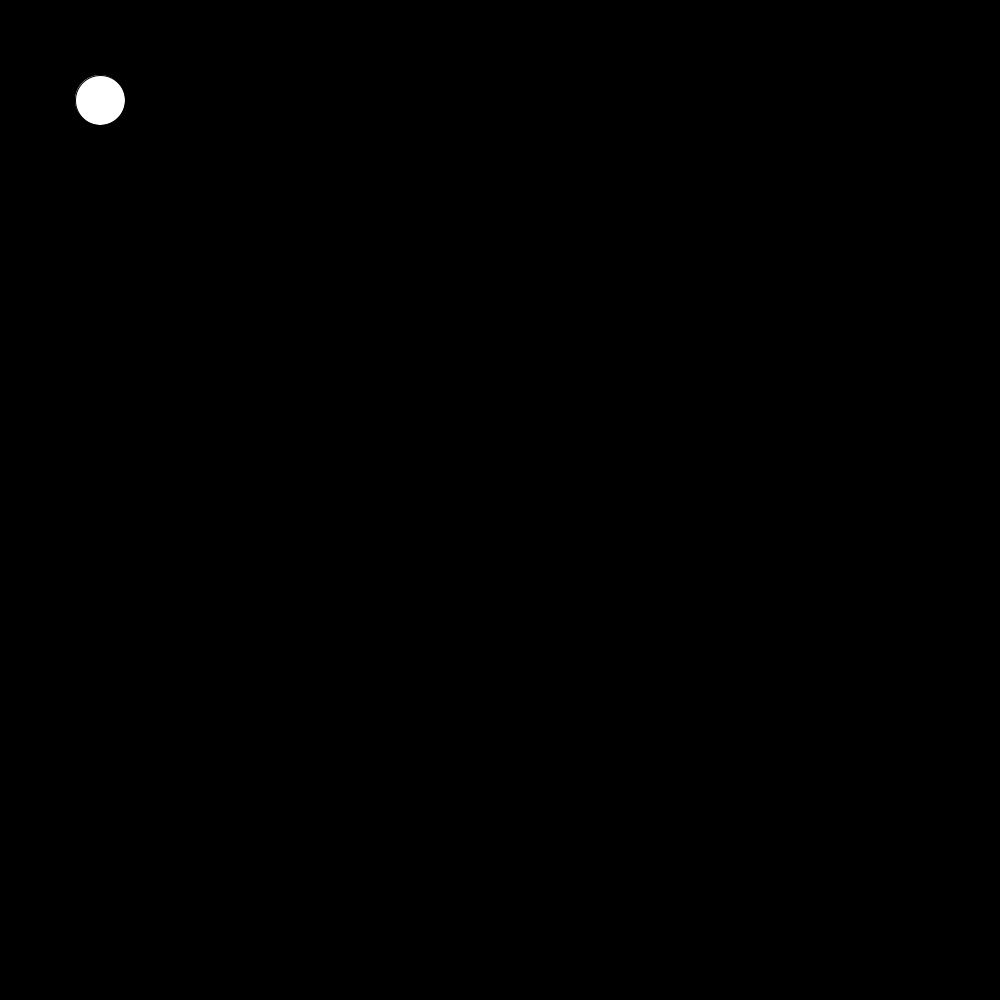
Frame 1 (no input)
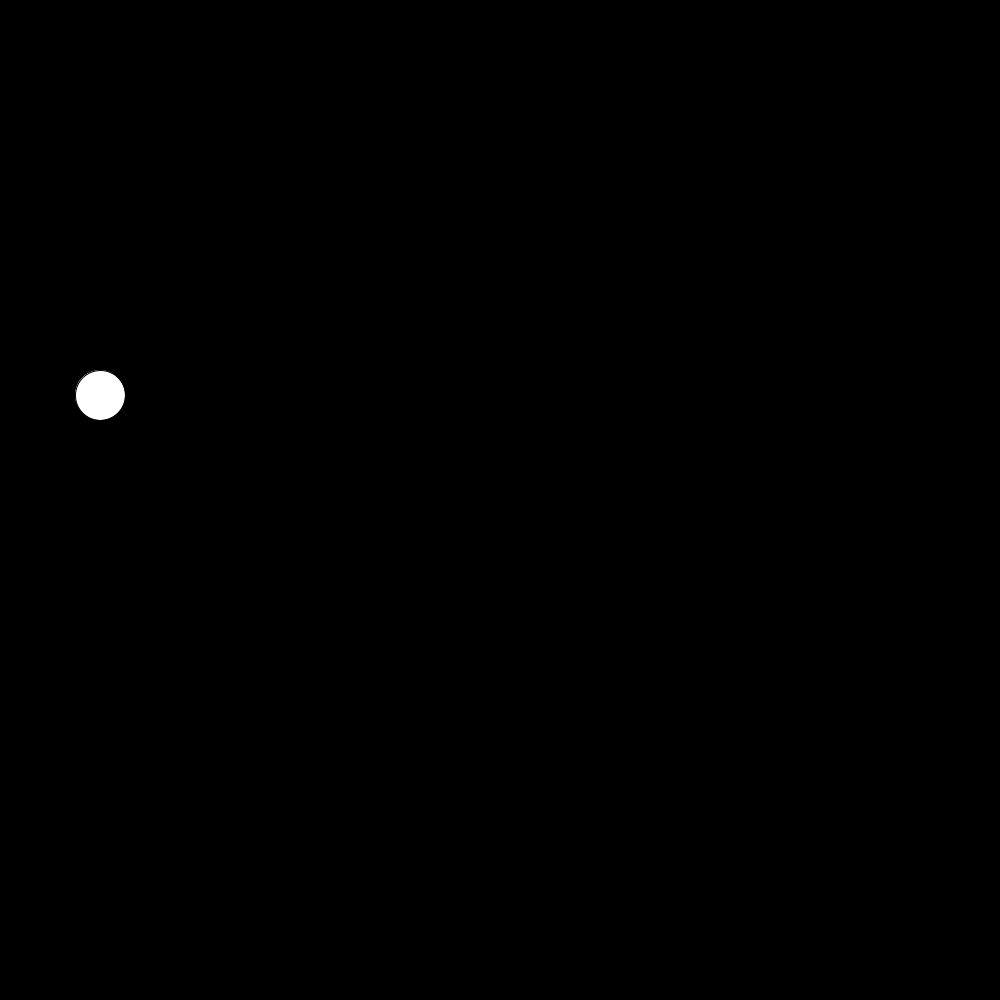
Frame 60 (the mouse pressed at the canvas centre just before this capture)
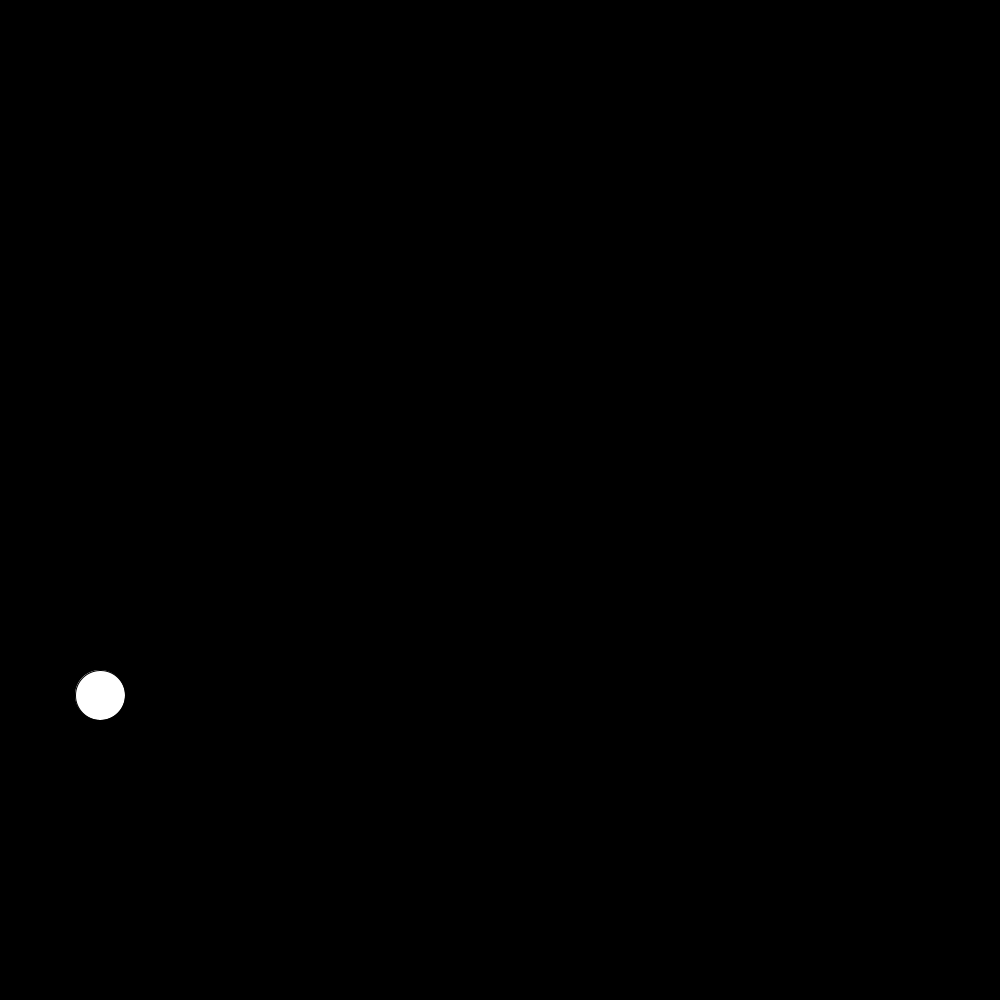
Frame 120 (the mouse held since frame 60 and released just before this capture)

The Processing sketch that drew these frames (run headless with seeded random() and noise(); from frame 60 on, the mouse is pressed at the canvas centre):

// Processing sketch: Movement
// ── Movement.pde
MyCircle myCircle = new MyCircle(100,100,50);

void setup()
{
   size(1000,1000);  
}

void draw()
{
   background(0);
   myCircle.draw();
}

// ── MyCircle.pde
class MyCircle
{
    // attributes
   private int xLocation;
   private int yLocation;
   private int diameter;
   private int yDirection = 5; // this variable is determines which way to move the ball (up or down)
   
   // constructor
   public MyCircle(int xLocation, int yLocation, int diameter)
   {
     this.xLocation = xLocation; // assign the local variable xLocation to the class level xLocation by using "this"
     this.yLocation = yLocation;
     this.diameter = diameter;
   }
   
   // method called draws
   void draw()
   {
      circle(xLocation, yLocation, diameter); 
      updateYLocation();
   }
   
   // this custom method changes the direction of the movement
   void updateYLocation()
   {
      // checks to see if we are above zero (the top) or beyond the height (the bottom)
      if((yLocation - diameter/2) < 0 || yLocation >= (height - diameter/2))
      {
        yDirection *= -1;
      }
      // always add the direction (either positive to go down or negative to go up)
      yLocation += yDirection;
   }
  
}
